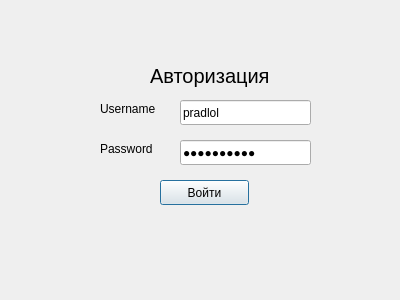
<?xml version="1.0" encoding="UTF-8"?>
<ui version="4.0">
 <class>login</class>
 <widget class="QWidget" name="login">
  <property name="geometry">
   <rect>
    <x>0</x>
    <y>0</y>
    <width>400</width>
    <height>300</height>
   </rect>
  </property>
  <property name="sizePolicy">
   <sizepolicy hsizetype="Fixed" vsizetype="Fixed">
    <horstretch>0</horstretch>
    <verstretch>0</verstretch>
   </sizepolicy>
  </property>
  <property name="minimumSize">
   <size>
    <width>400</width>
    <height>300</height>
   </size>
  </property>
  <property name="maximumSize">
   <size>
    <width>400</width>
    <height>300</height>
   </size>
  </property>
  <property name="windowTitle">
   <string>login</string>
  </property>
  <widget class="QLineEdit" name="password">
   <property name="geometry">
    <rect>
     <x>180</x>
     <y>140</y>
     <width>131</width>
     <height>25</height>
    </rect>
   </property>
   <property name="inputMask">
    <string/>
   </property>
   <property name="text">
    <string>g1e6111213</string>
   </property>
   <property name="maxLength">
    <number>32767</number>
   </property>
   <property name="echoMode">
    <enum>QLineEdit::Password</enum>
   </property>
  </widget>
  <widget class="QPushButton" name="pushButton">
   <property name="geometry">
    <rect>
     <x>160</x>
     <y>180</y>
     <width>89</width>
     <height>25</height>
    </rect>
   </property>
   <property name="text">
    <string>Войти</string>
   </property>
   <property name="autoDefault">
    <bool>false</bool>
   </property>
   <property name="default">
    <bool>true</bool>
   </property>
   <property name="flat">
    <bool>false</bool>
   </property>
  </widget>
  <widget class="QLabel" name="label_3">
   <property name="geometry">
    <rect>
     <x>100</x>
     <y>100</y>
     <width>69</width>
     <height>17</height>
    </rect>
   </property>
   <property name="text">
    <string>Username</string>
   </property>
  </widget>
  <widget class="QLabel" name="label">
   <property name="geometry">
    <rect>
     <x>150</x>
     <y>60</y>
     <width>151</width>
     <height>31</height>
    </rect>
   </property>
   <property name="font">
    <font>
     <pointsize>15</pointsize>
    </font>
   </property>
   <property name="text">
    <string>Авторизация</string>
   </property>
   <property name="textInteractionFlags">
    <set>Qt::LinksAccessibleByMouse</set>
   </property>
  </widget>
  <widget class="QLineEdit" name="username">
   <property name="geometry">
    <rect>
     <x>180</x>
     <y>100</y>
     <width>131</width>
     <height>25</height>
    </rect>
   </property>
   <property name="text">
    <string>pradlol</string>
   </property>
  </widget>
  <widget class="QLabel" name="label_4">
   <property name="geometry">
    <rect>
     <x>100</x>
     <y>140</y>
     <width>69</width>
     <height>17</height>
    </rect>
   </property>
   <property name="text">
    <string>Password</string>
   </property>
  </widget>
 </widget>
 <resources/>
 <connections/>
</ui>
